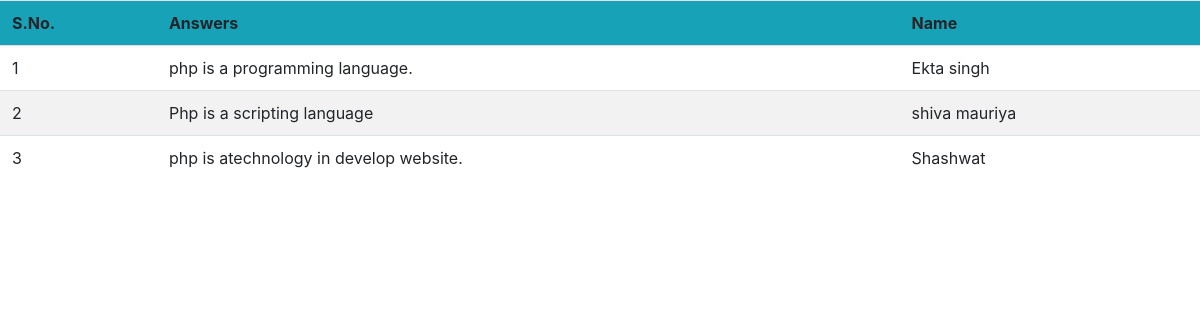
/view.php?qid=3 (signed in), run on the app's committed database.
### tables this page shows
CREATE TABLE IF NOT EXISTS `tbl_answer` (
  `ansid` int(11) NOT NULL AUTO_INCREMENT,
  `qid` int(11) NOT NULL,
  `pat_id` int(11) NOT NULL,
  `answer` varchar(200) NOT NULL,
  `date` int(10) NOT NULL,
  PRIMARY KEY (`ansid`)
);

CREATE TABLE IF NOT EXISTS `tbl_patient` (
  `pat_id` int(11) NOT NULL AUTO_INCREMENT,
  `name` varchar(60) NOT NULL,
  `fname` varchar(60) NOT NULL,
  `email` varchar(30) NOT NULL,
  `password` varchar(20) NOT NULL,
  `address` varchar(150) NOT NULL,
  `mobile` varchar(13) NOT NULL,
  `pin` int(6) NOT NULL,
  `age` int(3) NOT NULL,
  `gender` varchar(6) NOT NULL,
  `date` varchar(20) NOT NULL,
  PRIMARY KEY (`pat_id`)
);

### view.php (the view, shortened to what this page needs)
<?php
if($_SESSION['patient']=="")
{
	header("Location:login.php");
}
else
{
$qid=$_REQUEST['qid'];
$query="select * from tbl_answer where qid='$qid'";
$res=mysql_query($query);
?>
<html>
<head>
	<link rel="stylesheet" href="https://stackpath.bootstrapcdn.com/bootstrap/4.3.1/css/bootstrap.min.css">
	<link href="https://cdnjs.cloudflare.com/ajax/libs/owl-carousel/1.3.3/owl.carousel.min.css" rel="stylesheet"/>
	<link href="https://cdnjs.cloudflare.com/ajax/libs/owl-carousel/1.3.3/owl.theme.min.css" rel="stylesheet"/>
	<link rel="stylesheet" href="https://use.fontawesome.com/releases/v5.7.0/css/all.css">
</head>
<body style="background:#fff;">
<table class="table table-striped">
<tr class="bg-info">
	<th>S.No.</th>
	<th>Answers</th>
	<th>Name</th>
</tr>
<?php
$a=1;
while($row=mysql_fetch_array($res,MYSQL_BOTH))
{
?>
	<tr>
		<td><?php echo $a; ?></td>
		<td><?php echo $row['answer']; ?></td>
		<?php
		$pid=$row['pat_id'];
		$query2="select name from tbl_patient where pat_id='$pid'";
		$res2=mysql_query($query2);
		while($row2=mysql_fetch_array($res2))
		{
		?>
		<td><?php echo $row2['name'] ?></td>
		<?php
		}
		?>
	</tr>
<?php
$a++;
}
?>
</table>
</body>
</html>
<?php
}
?>

### data on the page
tbl_answer: answer "php is a programming language."
tbl_patient: name "Ekta singh"
tbl_answer: answer "Php is a scripting language"
tbl_patient: name "shiva mauriya"
tbl_answer: answer "php is atechnology in develop website."
tbl_patient: name "Shashwat"
